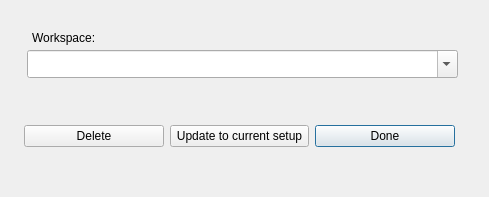
<?xml version="1.0" encoding="UTF-8"?>
<ui version="4.0">
 <class>Workspacedlg</class>
 <widget class="QDialog" name="Workspacedlg">
  <property name="geometry">
   <rect>
    <x>0</x>
    <y>0</y>
    <width>489</width>
    <height>197</height>
   </rect>
  </property>
  <property name="sizePolicy">
   <sizepolicy hsizetype="Preferred" vsizetype="Preferred">
    <horstretch>0</horstretch>
    <verstretch>0</verstretch>
   </sizepolicy>
  </property>
  <property name="windowTitle">
   <string>Manage Workspaces</string>
  </property>
  <widget class="QComboBox" name="workspaceCB">
   <property name="geometry">
    <rect>
     <x>27</x>
     <y>50</y>
     <width>431</width>
     <height>28</height>
    </rect>
   </property>
   <property name="sizePolicy">
    <sizepolicy hsizetype="Minimum" vsizetype="Fixed">
     <horstretch>0</horstretch>
     <verstretch>0</verstretch>
    </sizepolicy>
   </property>
   <property name="editable">
    <bool>true</bool>
   </property>
   <property name="sizeAdjustPolicy">
    <enum>QComboBox::AdjustToMinimumContentsLengthWithIcon</enum>
   </property>
   <property name="iconSize">
    <size>
     <width>16</width>
     <height>24</height>
    </size>
   </property>
  </widget>
  <widget class="QLabel" name="workspaceLbl">
   <property name="geometry">
    <rect>
     <x>32</x>
     <y>30</y>
     <width>91</width>
     <height>16</height>
    </rect>
   </property>
   <property name="text">
    <string>Workspace:</string>
   </property>
  </widget>
  <widget class="QWidget" name="layoutWidget">
   <property name="geometry">
    <rect>
     <x>24</x>
     <y>120</y>
     <width>431</width>
     <height>32</height>
    </rect>
   </property>
   <layout class="QHBoxLayout" name="horizontalLayout">
    <item>
     <widget class="QPushButton" name="deleteBtn">
      <property name="text">
       <string>Delete</string>
      </property>
     </widget>
    </item>
    <item>
     <widget class="QPushButton" name="reassignBtn">
      <property name="text">
       <string>Update to current setup</string>
      </property>
     </widget>
    </item>
    <item>
     <widget class="QPushButton" name="doneBtn">
      <property name="text">
       <string>Done</string>
      </property>
      <property name="default">
       <bool>true</bool>
      </property>
     </widget>
    </item>
   </layout>
  </widget>
  <widget class="QLabel" name="status">
   <property name="geometry">
    <rect>
     <x>20</x>
     <y>160</y>
     <width>441</width>
     <height>20</height>
    </rect>
   </property>
   <property name="text">
    <string/>
   </property>
   <property name="alignment">
    <set>Qt::AlignRight|Qt::AlignTrailing|Qt::AlignVCenter</set>
   </property>
  </widget>
 </widget>
 <resources/>
 <connections>
  <connection>
   <sender>doneBtn</sender>
   <signal>pressed()</signal>
   <receiver>Workspacedlg</receiver>
   <slot>accept()</slot>
   <hints>
    <hint type="sourcelabel">
     <x>346</x>
     <y>105</y>
    </hint>
    <hint type="destinationlabel">
     <x>222</x>
     <y>80</y>
    </hint>
   </hints>
  </connection>
 </connections>
</ui>
